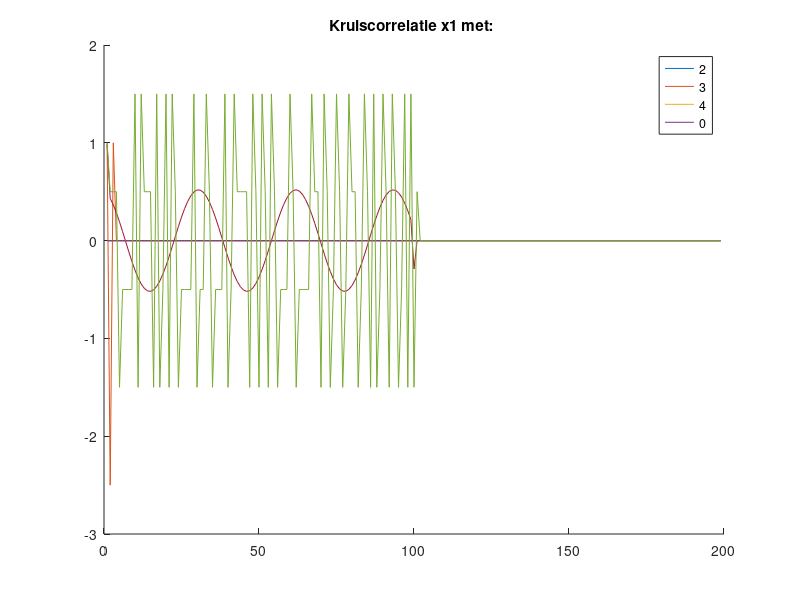
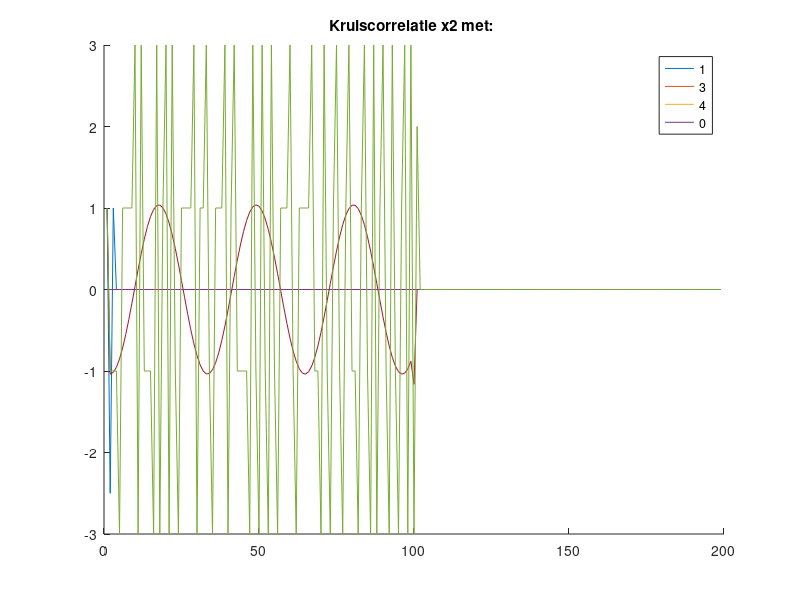
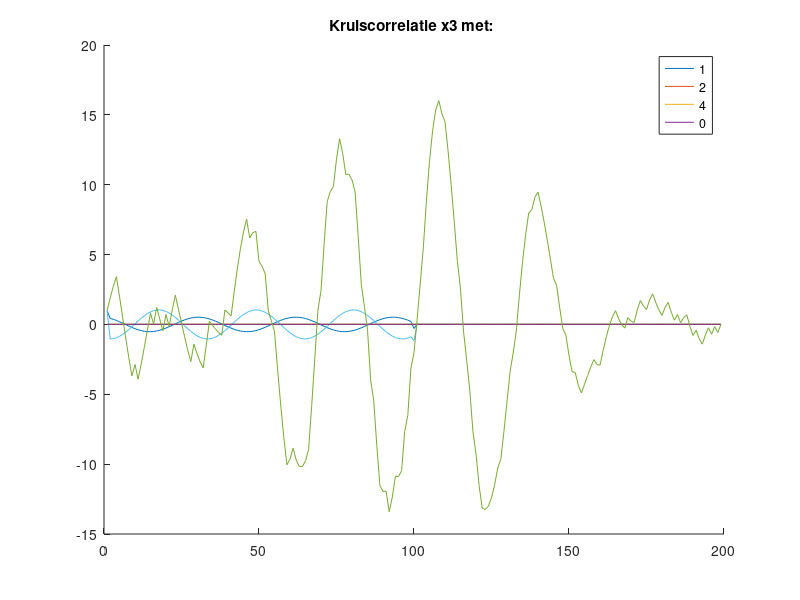
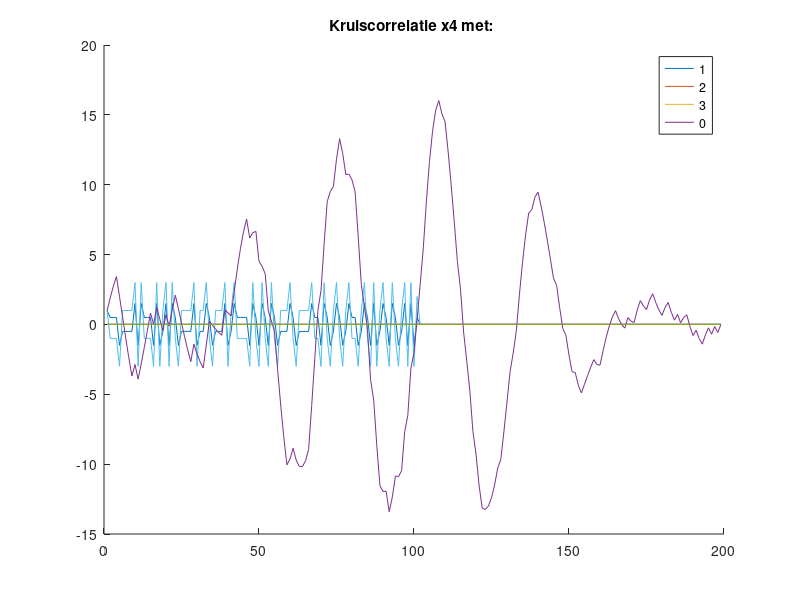

These figures' MATLAB source, in order:
clear all
close all;
clc;

N=100;
L=4;
h=[3 1 2 -4];

t=zeros(1,N);
for i=1:N
    t(i)=i;
end

%minimum-phase sequence
x_1 = [1 ; -0.5];
X_1 = [x_1; zeros((N-length(x_1)),1)];

%maximum-phase sequence
x_2 = [1;-2];
X_2 = [x_2; zeros((N-length(x_2)),1)];

%sinusoidal signal
%omega=0.2
omega = 0.2;
X_3 = [zeros(N,1)];
for i = 1:(N-1)
    X_3(i) = cos(omega*i);
end

%random BPSK sequence
X_4 = sign(randn(N,1));

%convolution
%y_1 = conv(X_1,h);
%y_2 = conv(X_2,h);
%y_3 = conv(X_3,h);
%y_4 = conv(X_4,h);

Xmat=[X_1, X_2,X_3,X_4];

%% Kruiscorrelatie
for i=1:4
    figure;
    number=zeros(1,4);
    tel=0;
        for j=1:4
                
                if i~=j
                    tel=tel+1;
                    number(tel)=j
                    r= zeros(2*N-1,4);
                    r(:,j)=conv( Xmat(:,i),flipud(Xmat(:,j)'));
                    hold on;
                    plot(r);              
                end
        end
            title(['Kruiscorrelatie x',num2str(i),' met: '])
            legend([num2str(number(1))], [num2str(number(2))], [num2str(number(3))], [num2str(number(4))]);
end